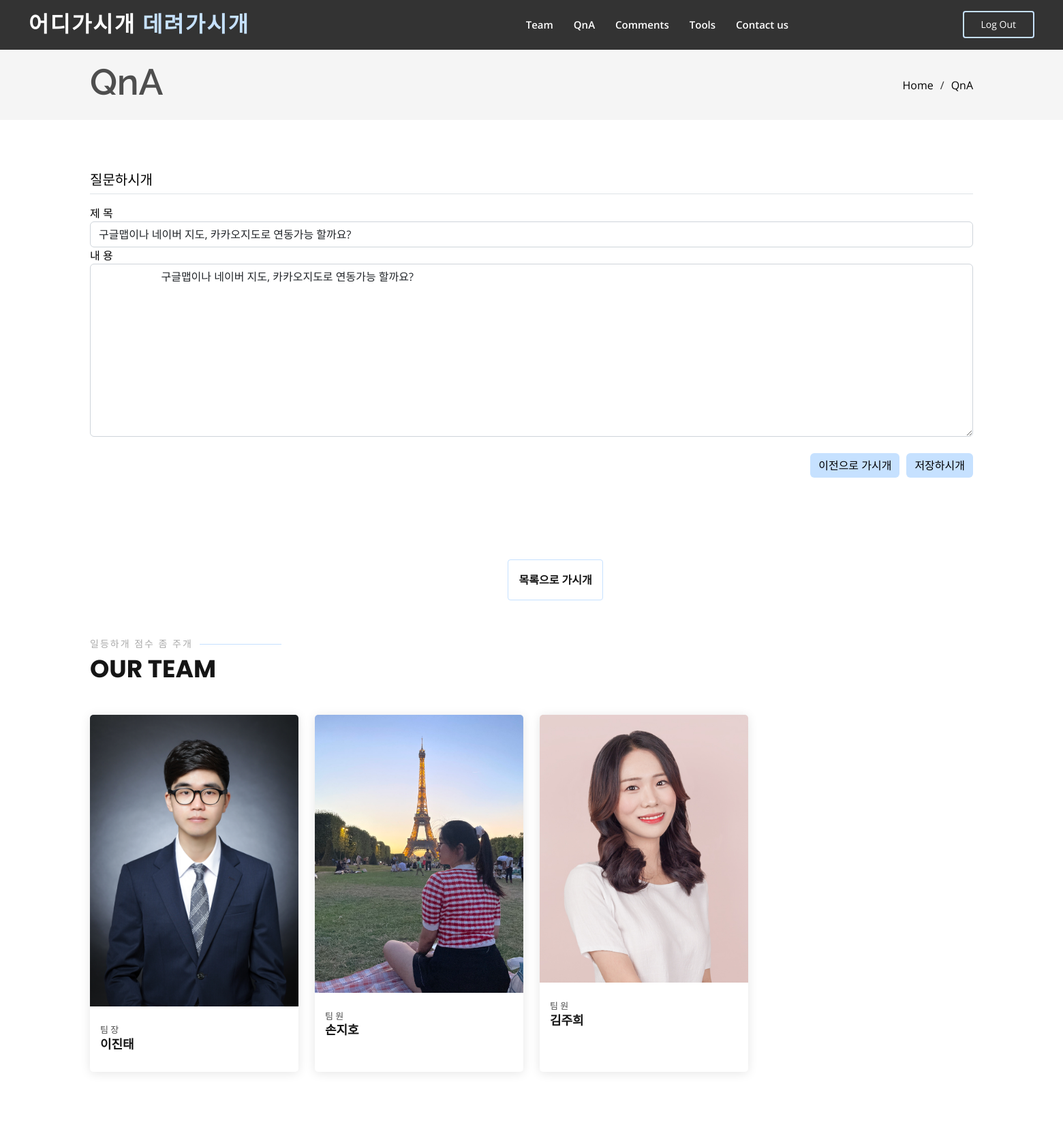
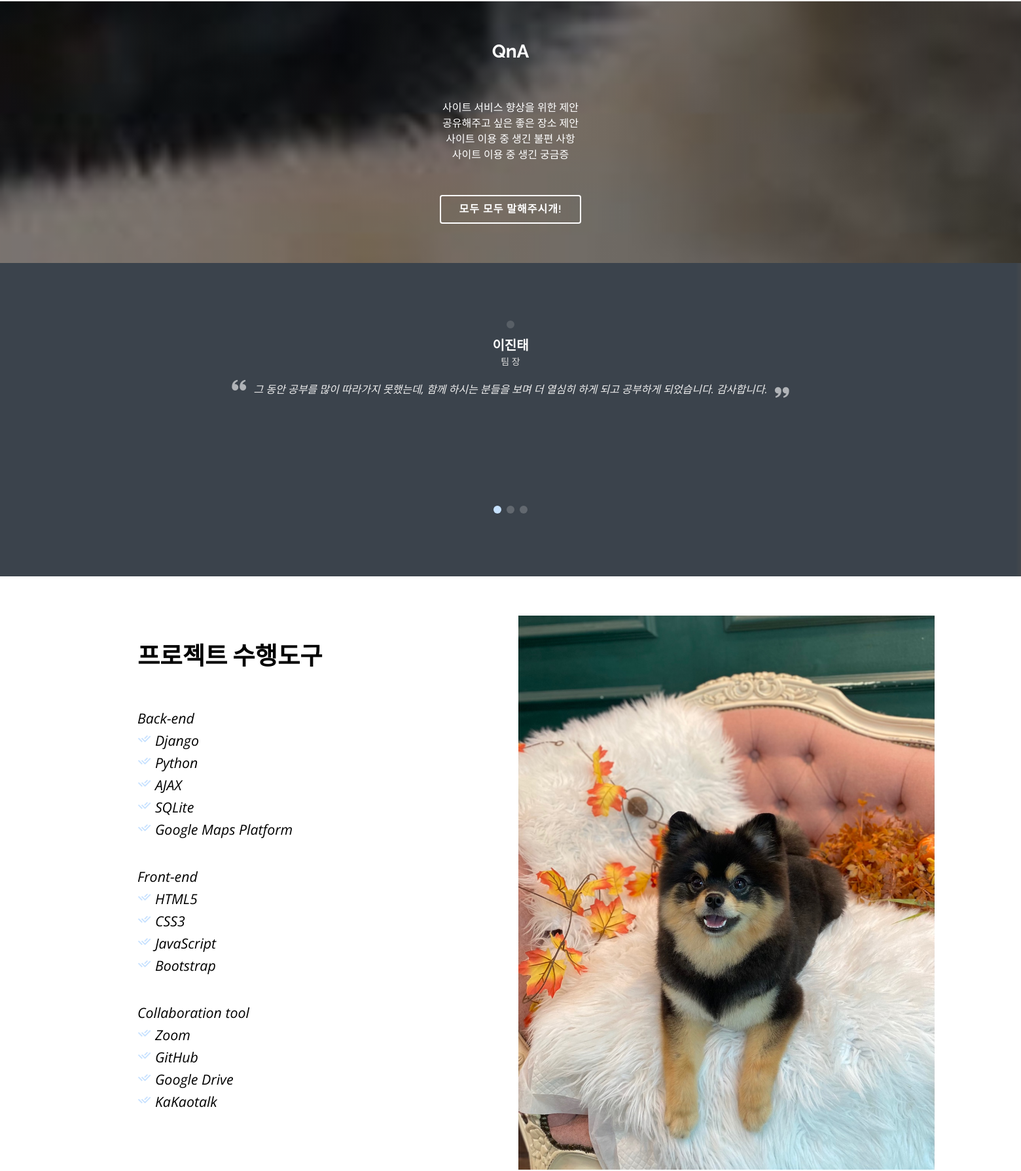
The page /appfordog/qna/question/modify/37/ (signed in, upper part) on the database its author committed (2 pictures, top to bottom).
### qnaapp/models.py (models this page shows, shortened)
class Question (models.Model):
    author = models.ForeignKey(User, on_delete=models.CASCADE)
    subject = models.CharField(max_length=200)
    content = models.TextField()
    create_date = models.DateTimeField()
    modify_date = models.DateTimeField(null=True, blank=True)

### qnaapp/views.py (the view)
# urls.py: path('question/modify/<int:question_id>/', views.question_modify, name="question_modify"),
@login_required(login_url='common:login')
def question_modify(request, question_id):
    question = get_object_or_404(Question, pk=question_id)
    if request. user != question.author:
        messages.error(request, '수정 권한이 없으시개!')
        return redirect('qnaapp:detail', question_id=question.id)
    if request.method =="POST":
        form=QuestionForm(request.POST, instance=question)
        if form.is_valid():
            question = form.save(commit=False)
            question.author = request.user
            question.modify_date = timezone.now()
            question.save()
            return redirect('qnaapp:detail', question_id=question.id)
    else:
        form = QuestionForm(instance=question)
    context = {
        'form': form
    }
    return render(request, 'dogapp/qna_form.html', context)

### qnaapp/forms.py
class QuestionForm(forms.ModelForm):
    class Meta:
        model = Question
        fields = ['subject', 'content']
        labels = {
            'subject': '제목',
            'content': '내용',
        }

### templates/dogapp/qna_form.html (shortened to what this page needs)
{% extends 'qna_base.html' %}
{% load static %}
{% block content3 %}
    <section class="inner-page">
      <div class="container">
          <h5 class="my-3 border-bottom pb-2">
              질문하시개
          </h5>
          <form method="post" class="post-form my-3">
              <div class="form-group">
                  <label for="subject">제 목</label>
                  <input type="text" class="form-control" name="subject" id="subject" value="{{ form.subject.value|default_if_none:'' }}" style="width: 100%">
              </div>
              <div class="form-group">
                  <label for="content"> 내 용</label>
                  <textarea class="form-control" name="content" id="content" rows="10" style="width: 100%">
                      {{  form.subject.value|default_if_none:''  }}
                  </textarea><br>
              </div>
              <button type="submit" class="btn btn-primary" style="float: right; border: 0; background: #c6e1ff; color:#000000;">저장하시개</button>
              <input type="button" value="이전으로 가시개" onClick="history.go(-1)" class="btn btn-primary" style="margin-right: 10px; float: right; border: 0; background: #c6e1ff; color:#000000;">
          </form>
      </div>
    </section>
{% endblock %}

### static/style.css (style rules this page uses)
body { font-family: "Open Sans", sans-serif; color: #000000; }
h1, h2, h3, h4, h5, h6 { font-family: "Raleway", sans-serif; }
section { padding: 60px 0; overflow: hidden; }

### rows shown on the page
Question: subject "구글맵이나 네이버 지도, 카카오지도로 연동가능 할까요?", content "구글맵이나 네이버 지도, 카카오지도로 연동가능 할까요?"
